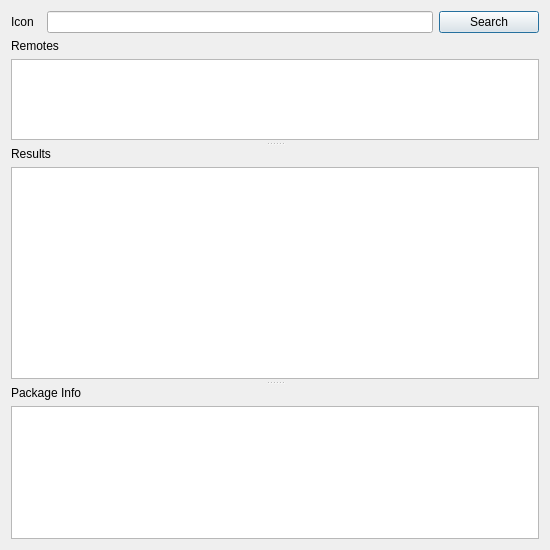
<?xml version="1.0" encoding="UTF-8"?>
<ui version="4.0">
 <class>Dialog</class>
 <widget class="QDialog" name="Dialog">
  <property name="geometry">
   <rect>
    <x>0</x>
    <y>0</y>
    <width>550</width>
    <height>550</height>
   </rect>
  </property>
  <property name="sizePolicy">
   <sizepolicy hsizetype="MinimumExpanding" vsizetype="MinimumExpanding">
    <horstretch>0</horstretch>
    <verstretch>0</verstretch>
   </sizepolicy>
  </property>
  <property name="minimumSize">
   <size>
    <width>550</width>
    <height>550</height>
   </size>
  </property>
  <property name="windowTitle">
   <string>Conan Search</string>
  </property>
  <layout class="QVBoxLayout" name="verticalLayout_4">
   <item>
    <layout class="QHBoxLayout" name="search_text_button_layout" stretch="0,1,1">
     <property name="sizeConstraint">
      <enum>QLayout::SetDefaultConstraint</enum>
     </property>
     <item>
      <widget class="QLabel" name="search_icon">
       <property name="sizePolicy">
        <sizepolicy hsizetype="Fixed" vsizetype="Fixed">
         <horstretch>0</horstretch>
         <verstretch>0</verstretch>
        </sizepolicy>
       </property>
       <property name="minimumSize">
        <size>
         <width>30</width>
         <height>0</height>
        </size>
       </property>
       <property name="maximumSize">
        <size>
         <width>30</width>
         <height>16777215</height>
        </size>
       </property>
       <property name="text">
        <string>Icon</string>
       </property>
      </widget>
     </item>
     <item>
      <widget class="ConanRefLineEdit" name="search_line">
       <property name="sizePolicy">
        <sizepolicy hsizetype="Expanding" vsizetype="Fixed">
         <horstretch>1</horstretch>
         <verstretch>0</verstretch>
        </sizepolicy>
       </property>
       <property name="minimumSize">
        <size>
         <width>200</width>
         <height>0</height>
        </size>
       </property>
       <property name="maximumSize">
        <size>
         <width>16777215</width>
         <height>16777215</height>
        </size>
       </property>
       <property name="sizeIncrement">
        <size>
         <width>1</width>
         <height>0</height>
        </size>
       </property>
       <property name="baseSize">
        <size>
         <width>500</width>
         <height>0</height>
        </size>
       </property>
      </widget>
     </item>
     <item>
      <widget class="QPushButton" name="search_button">
       <property name="minimumSize">
        <size>
         <width>50</width>
         <height>0</height>
        </size>
       </property>
       <property name="maximumSize">
        <size>
         <width>100</width>
         <height>16777215</height>
        </size>
       </property>
       <property name="sizeIncrement">
        <size>
         <width>0</width>
         <height>0</height>
        </size>
       </property>
       <property name="text">
        <string>Search</string>
       </property>
      </widget>
     </item>
    </layout>
   </item>
   <item>
    <widget class="QSplitter" name="views_splitter">
     <property name="orientation">
      <enum>Qt::Vertical</enum>
     </property>
     <property name="handleWidth">
      <number>7</number>
     </property>
     <property name="childrenCollapsible">
      <bool>false</bool>
     </property>
     <widget class="QWidget" name="layoutWidget">
      <layout class="QVBoxLayout" name="remotes_layout">
       <item>
        <widget class="QLabel" name="remotes_label">
         <property name="sizePolicy">
          <sizepolicy hsizetype="Preferred" vsizetype="Fixed">
           <horstretch>0</horstretch>
           <verstretch>0</verstretch>
          </sizepolicy>
         </property>
         <property name="text">
          <string>Remotes</string>
         </property>
        </widget>
       </item>
       <item>
        <widget class="QListWidget" name="remote_list">
         <property name="sizePolicy">
          <sizepolicy hsizetype="Expanding" vsizetype="Preferred">
           <horstretch>0</horstretch>
           <verstretch>0</verstretch>
          </sizepolicy>
         </property>
         <property name="minimumSize">
          <size>
           <width>0</width>
           <height>0</height>
          </size>
         </property>
         <property name="sizeIncrement">
          <size>
           <width>0</width>
           <height>0</height>
          </size>
         </property>
         <property name="baseSize">
          <size>
           <width>0</width>
           <height>0</height>
          </size>
         </property>
         <property name="sizeAdjustPolicy">
          <enum>QAbstractScrollArea::AdjustToContents</enum>
         </property>
         <property name="selectionMode">
          <enum>QAbstractItemView::NoSelection</enum>
         </property>
         <property name="uniformItemSizes">
          <bool>true</bool>
         </property>
         <property name="selectionRectVisible">
          <bool>true</bool>
         </property>
         <property name="sortingEnabled">
          <bool>true</bool>
         </property>
        </widget>
       </item>
      </layout>
     </widget>
     <widget class="QWidget" name="layoutWidget">
      <layout class="QVBoxLayout" name="results_layout">
       <item>
        <widget class="QLabel" name="results_label">
         <property name="sizePolicy">
          <sizepolicy hsizetype="Preferred" vsizetype="Fixed">
           <horstretch>0</horstretch>
           <verstretch>0</verstretch>
          </sizepolicy>
         </property>
         <property name="text">
          <string>Results</string>
         </property>
        </widget>
       </item>
       <item>
        <widget class="QTreeView" name="search_results_tree_view">
         <property name="sizePolicy">
          <sizepolicy hsizetype="Expanding" vsizetype="Preferred">
           <horstretch>0</horstretch>
           <verstretch>0</verstretch>
          </sizepolicy>
         </property>
         <property name="minimumSize">
          <size>
           <width>500</width>
           <height>100</height>
          </size>
         </property>
         <property name="sizeIncrement">
          <size>
           <width>0</width>
           <height>0</height>
          </size>
         </property>
         <property name="sizeAdjustPolicy">
          <enum>QAbstractScrollArea::AdjustIgnored</enum>
         </property>
         <property name="sortingEnabled">
          <bool>true</bool>
         </property>
         <property name="animated">
          <bool>true</bool>
         </property>
        </widget>
       </item>
      </layout>
     </widget>
     <widget class="QWidget" name="layoutWidget">
      <layout class="QVBoxLayout" name="pkg_info_layout">
       <item>
        <widget class="QLabel" name="package_info_label">
         <property name="sizePolicy">
          <sizepolicy hsizetype="Preferred" vsizetype="Fixed">
           <horstretch>0</horstretch>
           <verstretch>0</verstretch>
          </sizepolicy>
         </property>
         <property name="minimumSize">
          <size>
           <width>20</width>
           <height>0</height>
          </size>
         </property>
         <property name="baseSize">
          <size>
           <width>20</width>
           <height>0</height>
          </size>
         </property>
         <property name="text">
          <string>Package Info</string>
         </property>
        </widget>
       </item>
       <item>
        <widget class="QTextBrowser" name="package_info_text">
         <property name="sizePolicy">
          <sizepolicy hsizetype="Preferred" vsizetype="MinimumExpanding">
           <horstretch>0</horstretch>
           <verstretch>0</verstretch>
          </sizepolicy>
         </property>
         <property name="minimumSize">
          <size>
           <width>0</width>
           <height>120</height>
          </size>
         </property>
         <property name="sizeAdjustPolicy">
          <enum>QAbstractScrollArea::AdjustToContents</enum>
         </property>
        </widget>
       </item>
      </layout>
     </widget>
    </widget>
   </item>
  </layout>
 </widget>
 <customwidgets>
  <customwidget>
   <class>ConanRefLineEdit</class>
   <extends>QLineEdit</extends>
   <header>conan_app_launcher.ui.widgets.conan_line_edit.h</header>
  </customwidget>
 </customwidgets>
 <resources/>
 <connections/>
</ui>
